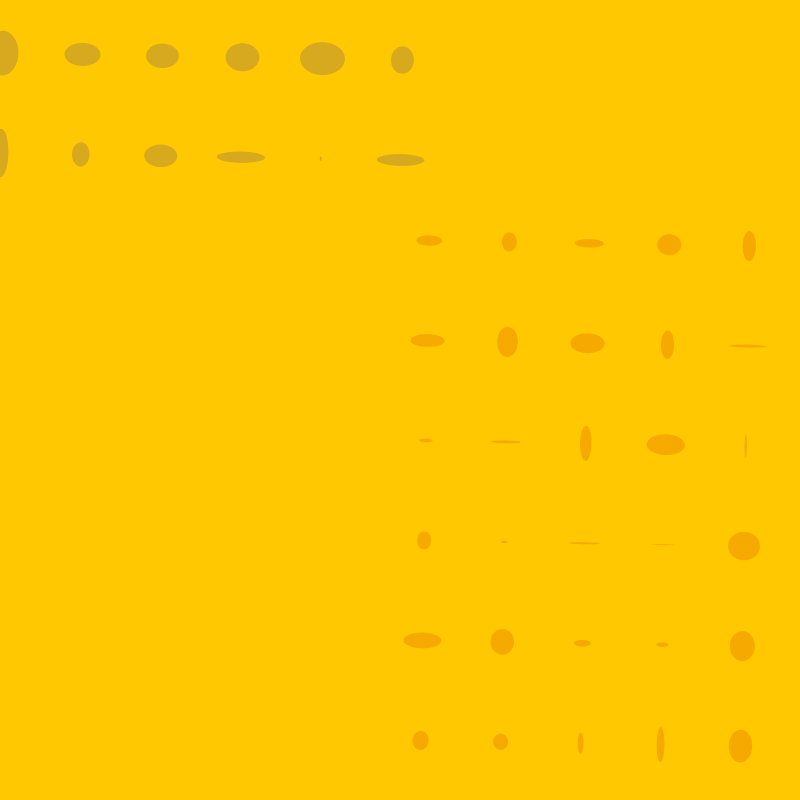
Frame 1 (no input)
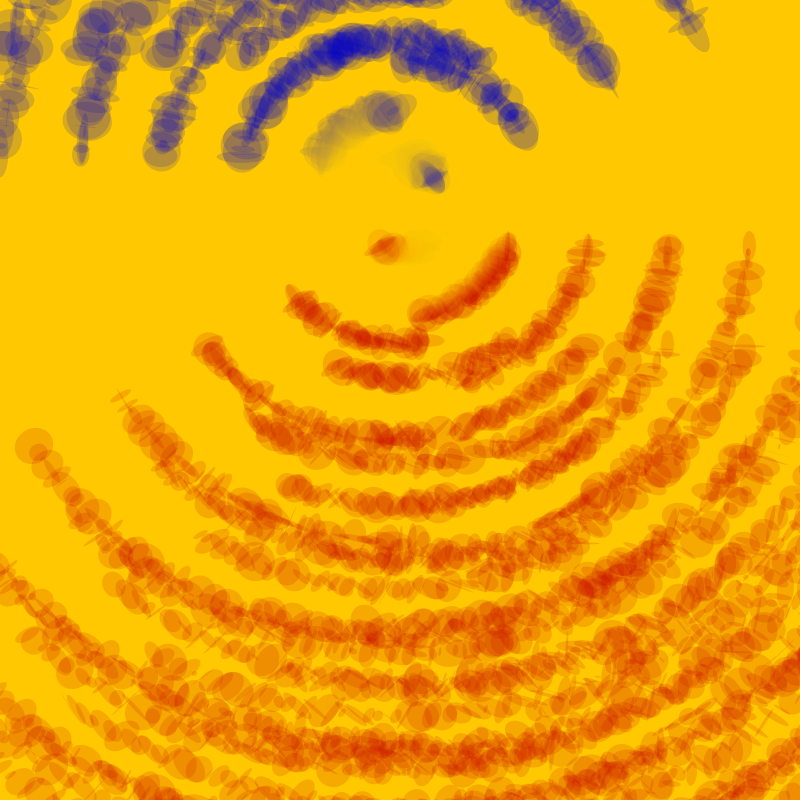
Frame 60 (the mouse pressed at the canvas centre just before this capture)
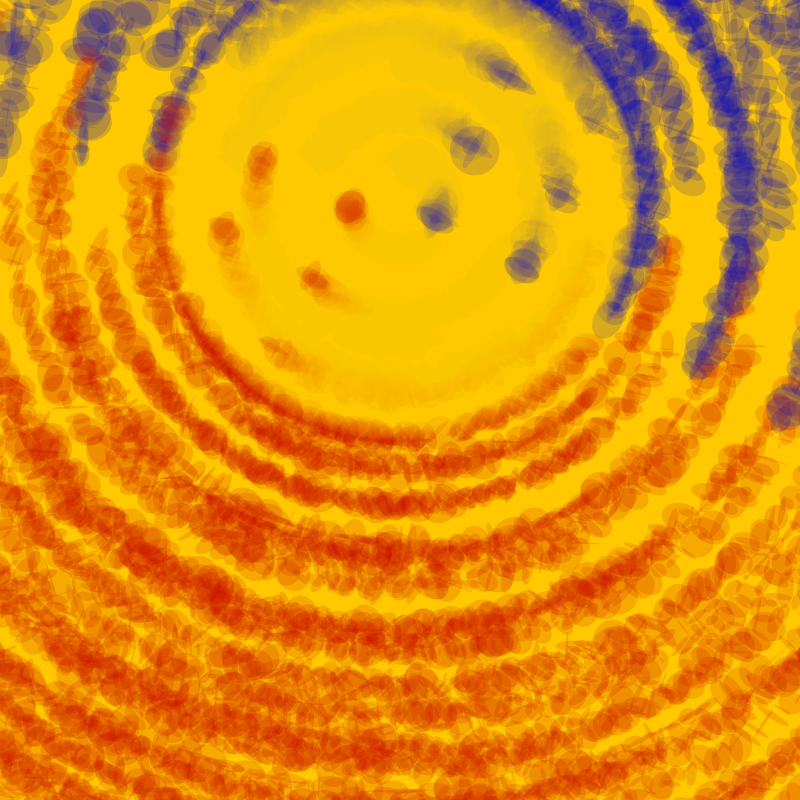
Frame 120 (the mouse held since frame 60 and released just before this capture)

The Processing sketch that drew these frames (run headless with seeded random() and noise(); from frame 60 on, the mouse is pressed at the canvas centre):

// Processing sketch: new_sketch3
// ── new_sketch3.pde
Circle circleShape[] = new Circle[100];
int shrinkOrGrow = 1;
int y1 = 0;
void setup(){
    size(800,800);
    background(255,200,0);
    for (int i=0;i < circleShape.length;i++){
         circleShape[i] = new Circle(200,100,10);
    }
  }

void draw(){
    for (int i=0; i< circleShape.length;i++) {
    for (int j=0; j< 10 ;j++){   
          circleShape[i].circle(i*80,100*j);
    
    }
  }
  if (y1 > 1500 ){  
       shrinkOrGrow = 0;
     
     
    } else if (y1 <= 0) {
        shrinkOrGrow = 1;
       
    }
     if (shrinkOrGrow == 1) {//grow
        y1 += 4;
           
    } else if (shrinkOrGrow == 0) {
        y1 -= 4; 
    
        
    }
    fill(255,200,0, 20);   
    ellipse(width/2, height/4, y1, y1);
}

class Circle{
    int circleX = 0;
    int circleY = 0;
    int circleSize = 100;
    
    Circle(int r, int g, int b){
    float crcRed= r;  
    float crcGreen= g;
    float crcBlue= b;
  } 
  

void circle (int x1, int y1){

   noStroke();
   pushMatrix();
    translate(width/2,height/4);
    rotate(radians(frameCount));
    ellipseMode(RADIUS); 
    fill(200,0,0, 40);  
    ellipse(x1+30, y1+40,random(20), random(20));  

    ellipseMode(CENTER);  
    fill(0,0,200, 40);  
    ellipse(-x1, -y1-40, random(50), random(50));  
   popMatrix();
  
    } 
}
